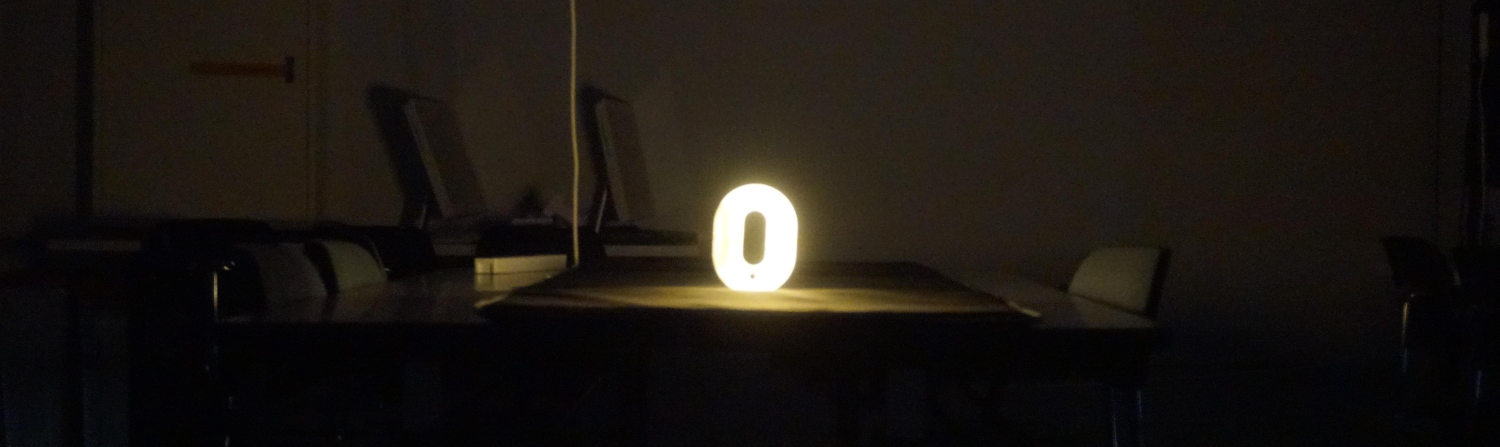
#> input picture pictures/transformed/roomDark_figureBright/0.JPG, 6000 x 1787 px (shown at 1/4 size); its folder holds only this picture in this run
$ python hist_skewness.py
#> lines starting #> are read from the running program, lines starting #| are printed output that depends on the picture; long printed decimals are rounded
import cv2
import numpy as np
from scipy.stats import skew
from PIL import Image
from scipy import stats
import matplotlib.pyplot as plt
import glob
import os
from tqdm import tqdm


# # # Load the image

# path = '../experiment_images/0824_rb_fd_29/*.jpg'
# files = glob.glob(path)

# # from PIL import Image
# # import numpy as np

# # # 画像ファイルを読み込み
# # image = Image.open("path_to_your_image.jpg")

# # # 画像をグレースケールに変換
# # gray_image = image.convert("L")

# # # NumPy配列に変換
# # image_data = np.array(gray_image)

# # # ヒストグラムを計算
# # histogram, _ = np.histogram(image_data, bins=256, range=(0, 255))

# # # 頻度が0でない輝度のビンを見つける
# # non_zero_bins = np.where(histogram > 0)[0]

# # # 最小値と最大値を取得
# # min_brightness = non_zero_bins[0]
# # max_brightness = non_zero_bins[-1]

# # print("頻度が0でない最小の輝度値:", min_brightness)
# # print("頻度が0でない最大の輝度値:", max_brightness)


# # pilでグレースケール画像のskewnessを計算
# # image = Image.open('../pictures/transformed/roomBright_figureDark/0.JPG')
# # image_gray = image.convert('L')
# # image_gray = np.asarray(image_gray)
# # skewness_gray = skew(image_gray.flatten())


# def calculate_michaelson_contrast(image_path):
#     # 画像ファイルを読み込み
#     image = Image.open(image_path)

#     # 画像をグレースケールに変換
#     gray_image = image.convert("L")

#     # NumPy配列に変換
#     image_data = np.array(gray_image)

#     # ヒストグラムを計算
#     histogram, _ = np.histogram(image_data, bins=256, range=(0, 255))

#     # 頻度が0でない輝度のビンを見つける
#     non_zero_bins = np.where(histogram > 0)[0]

#     # 最小値と最大値を取得
#     min_brightness = non_zero_bins[0]
#     max_brightness = non_zero_bins[-1]

#     michaelson_contrast = (max_brightness-min_brightness)/(max_brightness+min_brightness)

#     print("non_zero_bins", non_zero_bins)
#     print("len(non_zero_bins)", len(non_zero_bins))
#     print("min_brightness, max_brightness", min_brightness, max_brightness)
#     print("michaelson_contrast", michaelson_contrast)

#     # print("頻度が0でない最小の輝度値:", min_brightness)
#     # print("頻度が0でない最大の輝度値:", max_brightness)

#     return michaelson_contrast

# for path in files:
#     calculate_michaelson_contrast(path)


#画像を読み込んで中心を変えずに1024pixelにリサイズする
#

def resize_to_power_of_two(image_path):
    # 画像を読み込む
    img = Image.open(image_path)
    #画像を表示
    # img.show()
    width, height = img.size

    # 2の累乗に最も近いサイズを求める
    # new_size = 2**np.floor(np.log2(min(width, height))).astype(int)
    new_size = 600
    left = (width - new_size) // 2
    top = (height - new_size) // 2
    right = (width + new_size) // 2
    bottom = (height + new_size) // 2

    # 画像を中央から切り抜く
    img_cropped = img.crop((left, top, right, bottom))
    #　画像のdpiを取得
    # dpi = int(img.info['dpi'][0])

    img_cropped.save("../photos/2Npic.jpg")
    # print(dpi, new_size)
    return img_cropped

# [93 lines of commented-out code are left out]


from PIL import Image
import cv2
import numpy as np

def delta_hist_by_pic(img_array):

    H, W = img_array.shape
    diff_img = np.zeros((H, W), dtype=np.float64)

    # 画像の端は処理しないためループは1から開始し、H-1, W-1で終了
    # for y in tqdm(range(1, H-1)):
    for y in range(1, H-1):
        for x in range(1, W-1):
            # 中心画素と8近傍との輝度差の絶対値を計算し、平均をとる
            diff = 0
            for j in range(-1, 2):
                for i in range(-1, 2):
                    if i == 0 and j == 0:
                        continue  # 中心画素自身との差は計算しない
                    diff += abs(int(img_array[y, x]) - int(img_array[y + j, x + i]))
            diff_img[y, x] = diff / 8.0

    # エッジを除いた画像の中心部分だけを返す
    return diff_img[1:H-1, 1:W-1]


def calculate_sharpness_factor(image_path):
    # 画像を一度だけ読み込む
    img_0 = Image.open(image_path)
#> img_0 is the input picture: PIL image 6000x1787 RGB; mean R, G, B 27.6, 22.8, 18.3

    #画像を表示
    # img.show()
    width, height = img_0.size
#> width = 6000; height = 1787

    # 2の累乗に最も近いサイズを求める
    # new_size = 2**np.floor(np.log2(min(width, height))).astype(int)
    new_size = 600
    left = (width - new_size) // 2
#> left = 2700
    top = (height - new_size) // 2
#> top = 593
    right = (width + new_size) // 2
#> right = 3300
    bottom = (height + new_size) // 2
#> bottom = 1193

    # 画像を中央から切り抜く
    img_0 = img_0.crop((left, top, right, bottom))
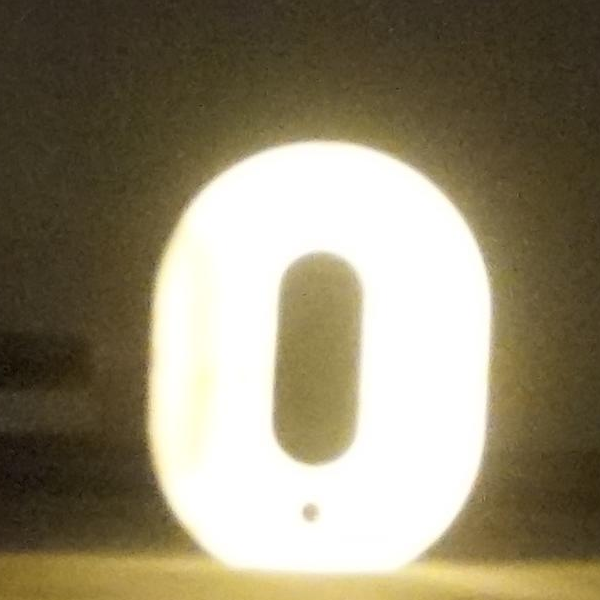
#> img_0: PIL image 600x600 RGB; mean R, G, B 143.8, 134.8, 110.7
    # img_0.show()

    img_gray = img_0.convert('L')
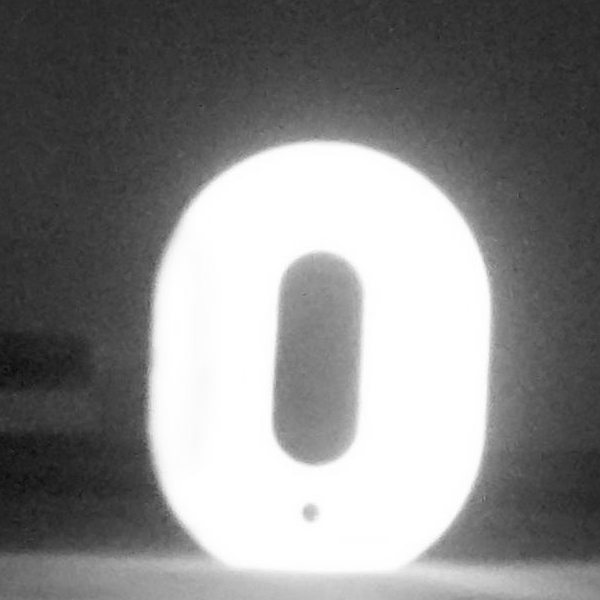
#> img_gray: PIL image 600x600 L; min 10, max 255, mean 134.8
    #numpy配列に変換
    img = np.array(img_gray)
    img_size = img_0.size
#> img_size = (600, 600)
    pixel = img_size[0] * img_size[1]
#> pixel = 360000

    # 輝度差の平均値を計算
    delta = delta_hist_by_pic(img)
#> after the loop in delta_hist_by_pic, `for y in range(1, H-1):`:
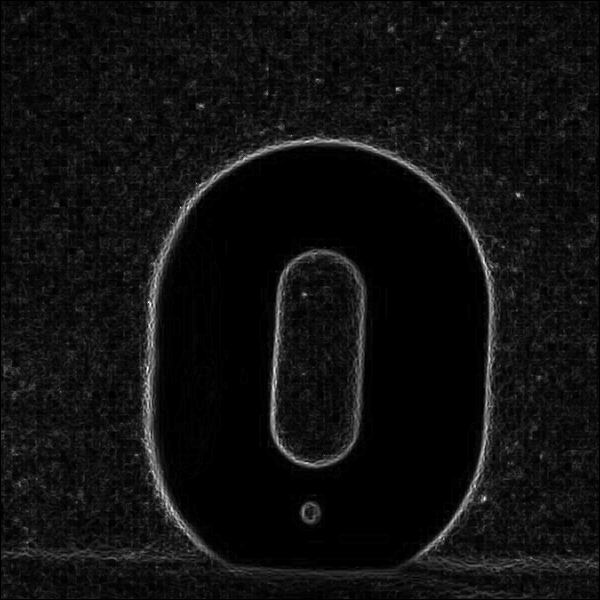
#> diff_img: shape (600, 600) float64; min 0, max 26.38, mean 1.7; drawn with min black and max white

    # ガウシアンフィルタを適用
    img_gaussian = cv2.GaussianBlur(np.array(img), (5, 5), 0)

    gaussian = delta_hist_by_pic(img_gaussian)
#> after the loop in delta_hist_by_pic (call 2), `for y in range(1, H-1):`:
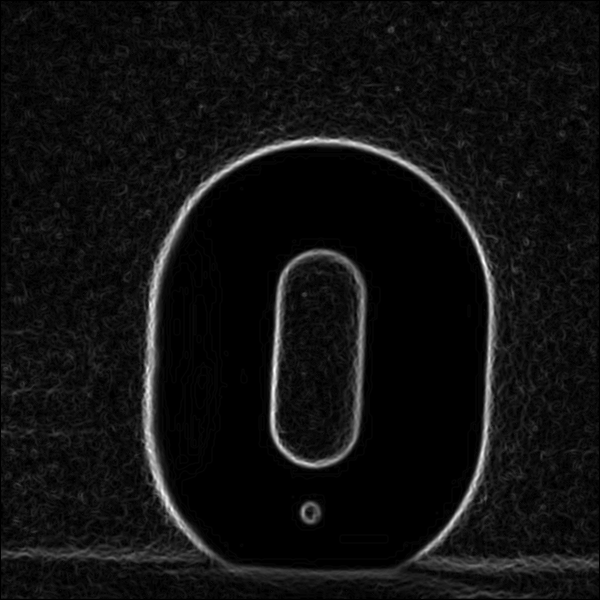
#> diff_img: shape (600, 600) float64; min 0, max 17.62, mean 1.17; drawn with min black and max white

    # ヒストグラムの計算と差の計算
    histogram = np.histogram(delta.flatten(), bins=256, range=(0, 255))[0]
#> histogram = 256 values, max 139570 at index 0, min 0 at index 27, mean 1396.9
    gaussian_histogram = np.histogram(gaussian.flatten(), bins=256, range=(0, 255))[0]
#> gaussian_histogram = 256 values, max 211183 at index 0, min 0 at index 18, mean 1396.9
    diff_histogram = abs(histogram - gaussian_histogram)
#> diff_histogram = 256 values, max 71613 at index 0, min 0 at index 27, mean 563.5

    # シャープネスファクターの計算
    sum_diff_histogram = sum(diff_histogram)
#> sum_diff_histogram = 144250
    sharpness_factor = sum_diff_histogram / pixel
#> sharpness_factor = 0.401

    # [4 lines of commented-out code are left out]


    return sharpness_factor

# [5 lines of commented-out code are left out]

if __name__ == "__main__":
    sf_list = []
    image_path = glob.glob("../pictures/transformed/roomDark_figureBright/*.JPG")
    for image_path in image_path:
        sharpness = calculate_sharpness_factor(image_path)
#> sharpness = 0.401
        # print("Sharpness factor:", sharpness)
        sf_list.append(sharpness)
    print(sf_list)
#| [0.4007]


# [14 lines of commented-out code are left out]
